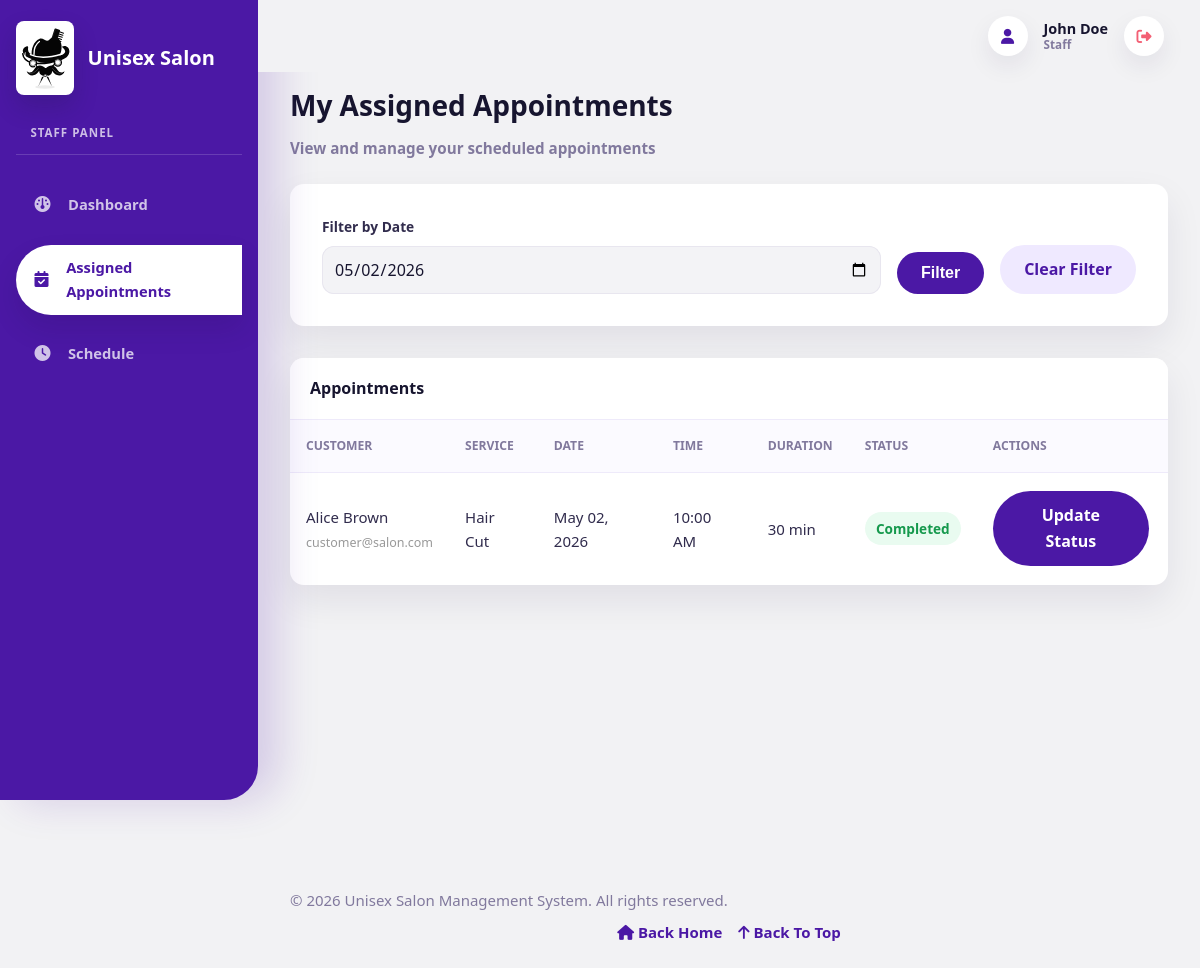
The page /staff/assigned_appointments.php?date=2026-05-02 (signed in) on the database its author committed.
### tables this page shows
CREATE TABLE `appointments` (
  `id` int NOT NULL AUTO_INCREMENT,
  `customer_id` int NOT NULL,
  `staff_id` int DEFAULT NULL,
  `service_id` int NOT NULL,
  `appointment_date` date NOT NULL,
  `appointment_time` time NOT NULL,
  `status` enum('pending','approved','rejected','confirmed','in-progress','completed','cancelled') DEFAULT 'pending',
  `notes` text,
  `created_at` timestamp NULL DEFAULT CURRENT_TIMESTAMP,
  `updated_at` timestamp NULL DEFAULT CURRENT_TIMESTAMP ON UPDATE CURRENT_TIMESTAMP,
  PRIMARY KEY (`id`),
  KEY `service_id` (`service_id`),
  KEY `idx_customer` (`customer_id`),
  KEY `idx_staff` (`staff_id`),
  KEY `idx_date` (`appointment_date`),
  CONSTRAINT `appointments_ibfk_1` FOREIGN KEY (`customer_id`) REFERENCES `customers` (`id`) ON DELETE CASCADE,
  CONSTRAINT `appointments_ibfk_2` FOREIGN KEY (`staff_id`) REFERENCES `staff` (`id`) ON DELETE SET NULL,
  CONSTRAINT `appointments_ibfk_3` FOREIGN KEY (`service_id`) REFERENCES `services` (`id`) ON DELETE CASCADE
);

CREATE TABLE `customers` (
  `id` int NOT NULL AUTO_INCREMENT,
  `name` varchar(100) NOT NULL,
  `email` varchar(100) NOT NULL,
  `password` varchar(255) NOT NULL,
  `phone` varchar(15) DEFAULT NULL,
  `gender` enum('Male','Female','Other') DEFAULT NULL,
  `date_of_birth` date DEFAULT NULL,
  `address` text,
  `last_login` timestamp NULL DEFAULT NULL,
  `city` varchar(50) DEFAULT NULL,
  `profile_image` varchar(255) DEFAULT NULL,
  `status` enum('active','inactive') DEFAULT 'active',
  `created_at` timestamp NULL DEFAULT CURRENT_TIMESTAMP,
  `updated_at` timestamp NULL DEFAULT CURRENT_TIMESTAMP ON UPDATE CURRENT_TIMESTAMP,
  PRIMARY KEY (`id`),
  UNIQUE KEY `email` (`email`),
  UNIQUE KEY `phone` (`phone`)
);

CREATE TABLE `services` (
  `id` int NOT NULL AUTO_INCREMENT,
  `name` varchar(100) NOT NULL,
  `description` text,
  `price` decimal(10,2) NOT NULL,
  `duration` int NOT NULL,
  `category` varchar(50) DEFAULT NULL,
  `gender_category` enum('Male','Female','Kids','Unisex') NOT NULL DEFAULT 'Unisex',
  `status` enum('active','inactive') DEFAULT 'active',
  `image` varchar(255) DEFAULT NULL,
  `created_at` timestamp NULL DEFAULT CURRENT_TIMESTAMP,
  `updated_at` timestamp NULL DEFAULT CURRENT_TIMESTAMP ON UPDATE CURRENT_TIMESTAMP,
  PRIMARY KEY (`id`),
  UNIQUE KEY `name` (`name`)
);

### config/db.php (called while the page is built, shortened)
<?php
$conn = new mysqli(DB_HOST, DB_USER, DB_PASSWORD, DB_NAME);
$conn->set_charset("utf8");
function sanitize($data) {
    global $conn;
    return htmlspecialchars($conn->real_escape_string(trim($data)));
}
function fetchAll($query) {
    global $conn;
    $result = $conn->query($query);
    return $result->fetch_all(MYSQLI_ASSOC);
}
function fetchOne($query) {
    global $conn;
    $result = $conn->query($query);
    return $result->fetch_assoc();
}
function formatDate($date) {
    return date('M d, Y', strtotime($date));
}
?>

### includes/auth.php (called while the page is built, shortened)
<?php
function isLoggedIn() {
    return isset($_SESSION['user_id']);
}
function hasRole($role) {
    return isset($_SESSION['role']) && $_SESSION['role'] === $role;
}
function getUserById($id) {
    return fetchOne("SELECT * FROM users WHERE id = $id LIMIT 1");
}
function getCurrentUser() {
    if (isLoggedIn() && (hasRole('admin') || hasRole('staff'))) {
        return getUserById($_SESSION['user_id']);
    }
    return null;
}
?>

### staff/assigned_appointments.php (the view, shortened to what this page needs)
<?php
require_once '../config/db.php';
require_once '../includes/auth.php';
$user = getCurrentUser();
$user_id = $user['id'];
$staff = fetchOne("SELECT id FROM staff WHERE user_id = $user_id");
$staff_id = $staff['id'] ?? 0;
$date_filter = $_GET['date'] ?? '';
$query = "
    SELECT a.*, c.name as customer_name, c.email as customer_email, c.phone as customer_phone,
           s.name as service_name, s.price, s.duration
    FROM appointments a
    JOIN customers c ON a.customer_id = c.id
    JOIN services s ON a.service_id = s.id
    WHERE a.staff_id = $staff_id
";
if ($date_filter) {
    $date_filter = sanitize($date_filter);
    $query .= " AND a.appointment_date = '$date_filter'";
} else {
    $query .= " AND a.appointment_date >= CURDATE()";
}
$query .= " ORDER BY a.appointment_date ASC, a.appointment_time ASC";
$appointments = fetchAll($query);
?>
<!DOCTYPE html>
<html lang="en">
<head>
    <link rel="stylesheet" href="<?php echo BASE_URL; ?>assets/css/style.css">
</head>
<body>
    <?php include '../includes/header.php'; ?>
    <?php include '../includes/sidebar.php'; ?>
    <div class="main-content">
        <div class="page-header">
            <h1>My Assigned Appointments</h1>
            <p>View and manage your scheduled appointments</p>
        </div>
        <div class="form-container" style="margin-bottom: 2rem;">
            <form method="GET" style="display: flex; gap: 1rem; align-items: end;">
                <div style="flex: 1;">
                    <label for="date">Filter by Date</label>
                    <input type="date" id="date" name="date" value="<?php echo htmlspecialchars($date_filter); ?>">
                </div>
                <button type="submit" class="btn btn-primary">Filter</button>
                <?php if ($date_filter): ?>
                    <a href="<?php echo BASE_URL; ?>staff/assigned_appointments.php" class="btn btn-secondary">Clear Filter</a>
                <?php endif; ?>
            </form>
        </div>
        <div class="table-container">
            <div class="table-header">
                <h2>Appointments</h2>
            </div>
            <table>
                <thead>
                    <tr>
                        <th>Customer</th>
                        <th>Service</th>
                        <th>Date</th>
                        <th>Time</th>
                        <th>Duration</th>
                        <th>Status</th>
                        <th>Actions</th>
                    </tr>
                </thead>
                <tbody>
                    <?php if ($appointments): ?>
                        <?php foreach ($appointments as $appt): ?>
                            <tr>
                                <td>
                                    <div><?php echo htmlspecialchars($appt['customer_name']); ?></div>
                                    <small style="color: #999;"><?php echo htmlspecialchars($appt['customer_email']); ?></small>
                                </td>
                                <td><?php echo htmlspecialchars($appt['service_name']); ?></td>
                                <td><?php echo formatDate($appt['appointment_date']); ?></td>
                                <td><?php echo date('h:i A', strtotime($appt['appointment_time'])); ?></td>
                                <td><?php echo $appt['duration']; ?> min</td>
                                <td>
                                    <?php
                                    $status = $appt['status'];
                                    $badge_class = 'badge-primary';
                                    if ($status === 'confirmed') $badge_class = 'badge-info';
                                    elseif ($status === 'in-progress') $badge_class = 'badge-warning';
                                    elseif ($status === 'completed') $badge_class = 'badge-success';
                                    elseif ($status === 'cancelled') $badge_class = 'badge-danger';
                                    ?>
                                    <span class="badge <?php echo $badge_class; ?>"><?php echo ucfirst($status); ?></span>
                                </td>
                                <td>
                                    <a href="<?php echo BASE_URL; ?>staff/update_status.php?id=<?php echo $appt['id']; ?>" class="btn btn-primary btn-sm">Update Status</a>
                                </td>
                            </tr>
                        <?php endforeach; ?>
                    <?php else: ?>
                        <tr>
                            <td colspan="7" class="text-center">No appointments</td>
                        </tr>
                    <?php endif; ?>
                </tbody>
            </table>
        </div>
    </div>
    <?php include '../includes/footer.php'; ?>
</body>
</html>

### rows shown on the page
appointments: customer.name "Alice Brown", customer.email "customer@salon.com", service.name "Hair Cut", appointment_date "May 02, 2026", appointment_time "10:00 AM", service.duration "30", status "Completed"

### other values the page prints
$_SESSION['name'] "John Doe"
$_SESSION['role'] "Staff"
